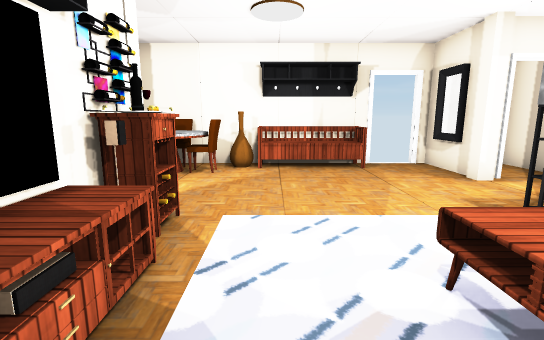
[1] (above)

14 first-person views from a walk through a scene from a Unity 3-D project. The camera is 1.5 m above the floor, tilts 10° down and sees 85° across. Doors are open. The floor is counted in squares, 1 m on a side. Each view is taken from the middle of a square. On the plan, view 1 faces up. The plan holds only what a view shows up to about 15 squares ahead; the rest is blank. Some surface patterns are stand-ins.

[2]
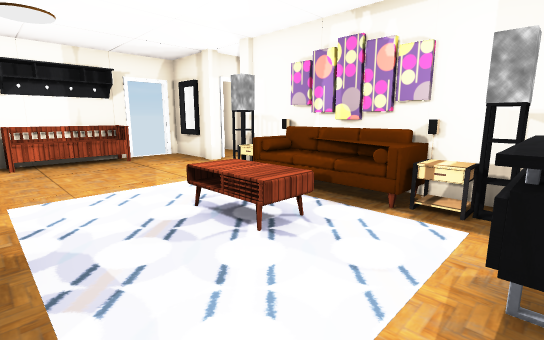

[3]
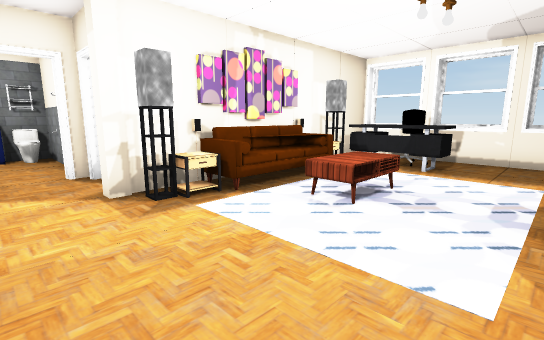

[4]
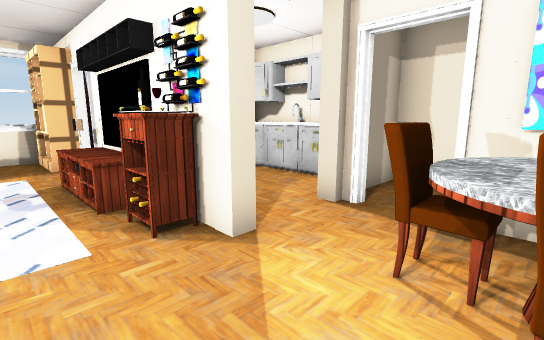

[5]
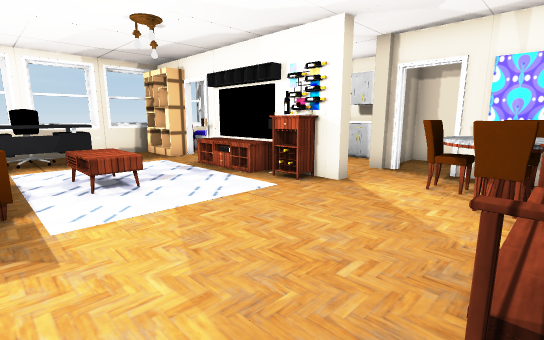

[6]
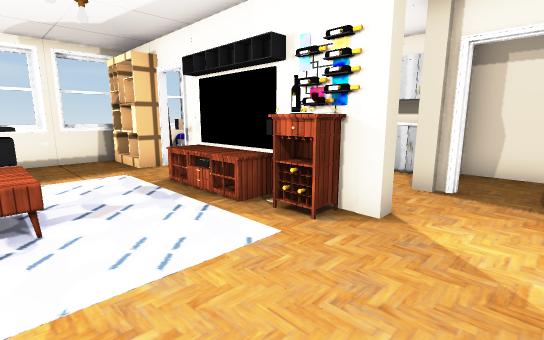

[7]
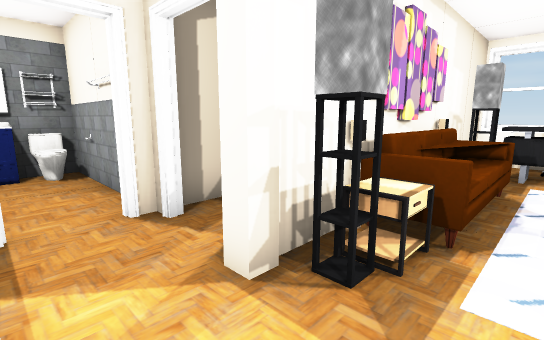

[8]
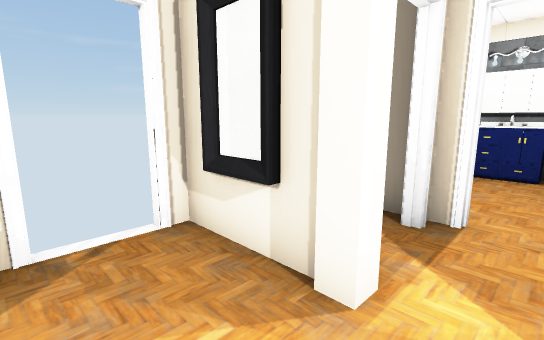

[9]
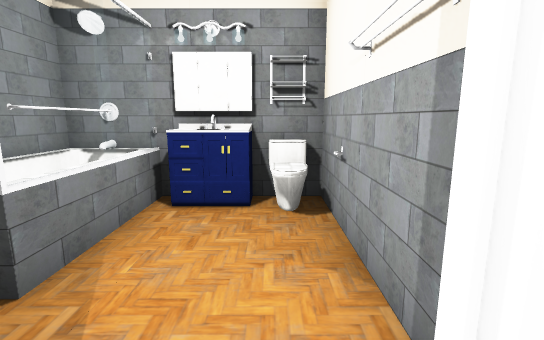

[10]
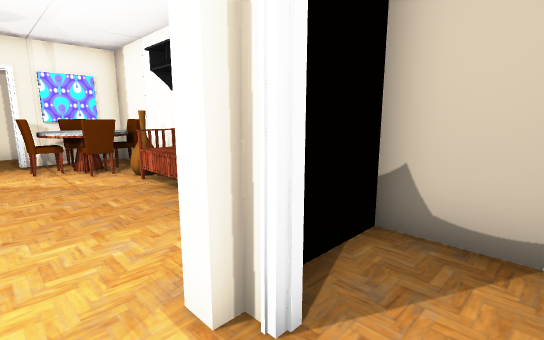

[11]
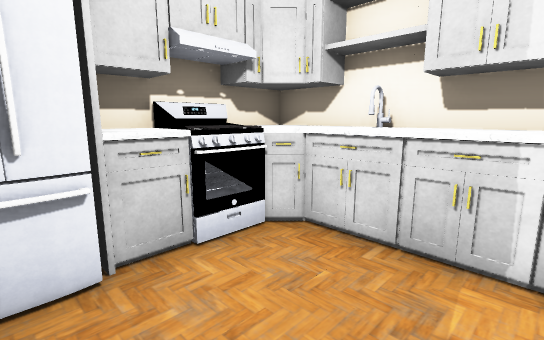

[12]
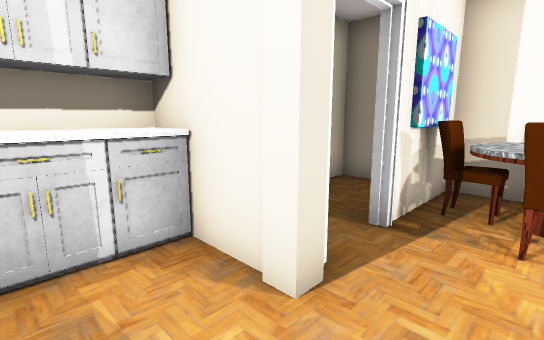

[13]
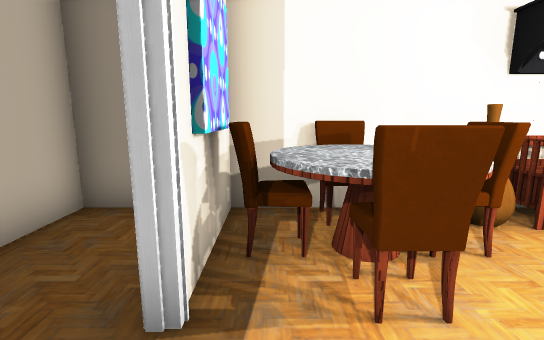

[14]
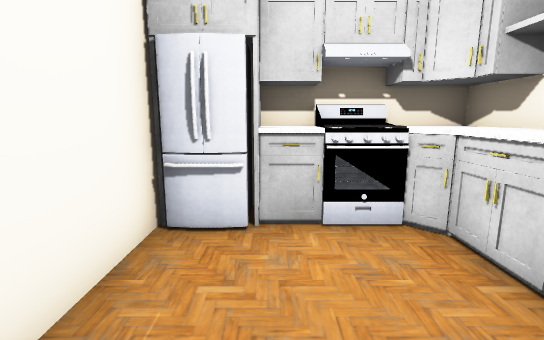

### Floor plan
Points are (right, up) in squares from view 1. A wall is a line through its corners. A room is listed if a view was taken in it or the views show most of it. See-through windows are left out.
Room 1 (views 1, 2, 3, 4, 5, 6, 7, 8, 9, 10, 11, 12, 13, 14)
walls: (-2.2, 3.6) (-2.2, 2.4); (-2.4, 2.5) (-2.4, 3.5); (-2.2, 0.6) (-2.2, -0.6); (1.4, -2.5) (1.4, -1.7) (4.1, -1.7); (-6.3, 4.9) (-6.3, 1.4) (-5.8, 1); (5.1, 7.5) (5.1, 9.9); (7.1, 5) (7.6, 5); (0.5, -4.4) (0.5, -4.7) (2.4, -4.7) (2.4, -4.4); (-7.2, 4.8) (-7.2, 0) (-3.6, 0); (-1.6, -4.4) (5.1, -4.4) (5.1, 4.6); (3.4, 9.8) (-4.7, 9.8) (-4.7, 6.9); (-1.8, -4.7) (0, -4.7); (3.6, -4.7) (4.9, -4.7) (4.9, -4.4); (7.6, 7.3) (7.1, 7.3); (7, 9.8) (4.6, 9.8)
ways out: open door at (7.2, 6.8) to room 2; open door at (-5, 6.5) to room 4; open door at (-2, -1.5); open door at (4, 10); open door at (6.5, 5)
objects: stove (-5, 1); pillar (-5, 5); cabinet (-4, 1); chair (-4, 8) to (-4, 9); fridge (-3, 1); chair (-3, 7); table (-3, 8); chair (-3, 9) to (-3, 10); other object (-2, -4) to (-2, -3); table (-2, 1) to (-1, 3); other object (-2, 2); other object (-2, 4); pillar (-2, 5); chair (-2, 8) to (-2, 9); other object (-1, 9); bench (0, 9) to (3, 9); chair (2, -3) to (3, -3); table (2, 1) to (2, 2); table (4, -1) to (4, 0); sofa (4, 1) to (4, 3); table (4, 4); pillar (5, 5); pillar (5, 7)
Room 2 (no view inside)
walls: (10.4, 8.1) (9.4, 8.1); (8.5, 5) (10.4, 5)
ways out: open door at (7.2, 6.8) to room 1; opening at (10, 6.5) to room 3
Room 3 (no view inside)
walls: (12.6, 8.1) (10.4, 8.1); (11.4, 5) (12.6, 5) (12.6, 8)
ways out: opening at (10, 6.5) to room 2
objects: other object (12, 6); cabinet (12, 7) to (13, 7)
Room 4 (no view inside)
walls: (-6.2, 9.8) (-7.2, 9.8) (-7.2, 5) (-5.7, 5)
ways out: open door at (-5, 6.5) to room 1
Room 5 (no view inside)
walls: (12.6, 8) (12.6, 9.8) (11.1, 9.8)
objects: other object (9, 8) to (10, 10)

Positions as (right, up) in squares from view 1, and headings:
1: (0, 0), facing up
2: (-1, -2), facing up-right
3: (-1, 7), facing down-right
4: (0, 8), facing down-left
5: (4, 9), facing down-left
6: (2, 7), facing down-left
7: (3, 7), facing down-right
8: (3, 6), facing up-right
9: (7, 6), facing right
10: (7, 6), facing up-left
11: (-3, 4), facing down-left
12: (-3, 3), facing up-left
13: (-4, 5), facing up
14: (-4, 5), facing down
